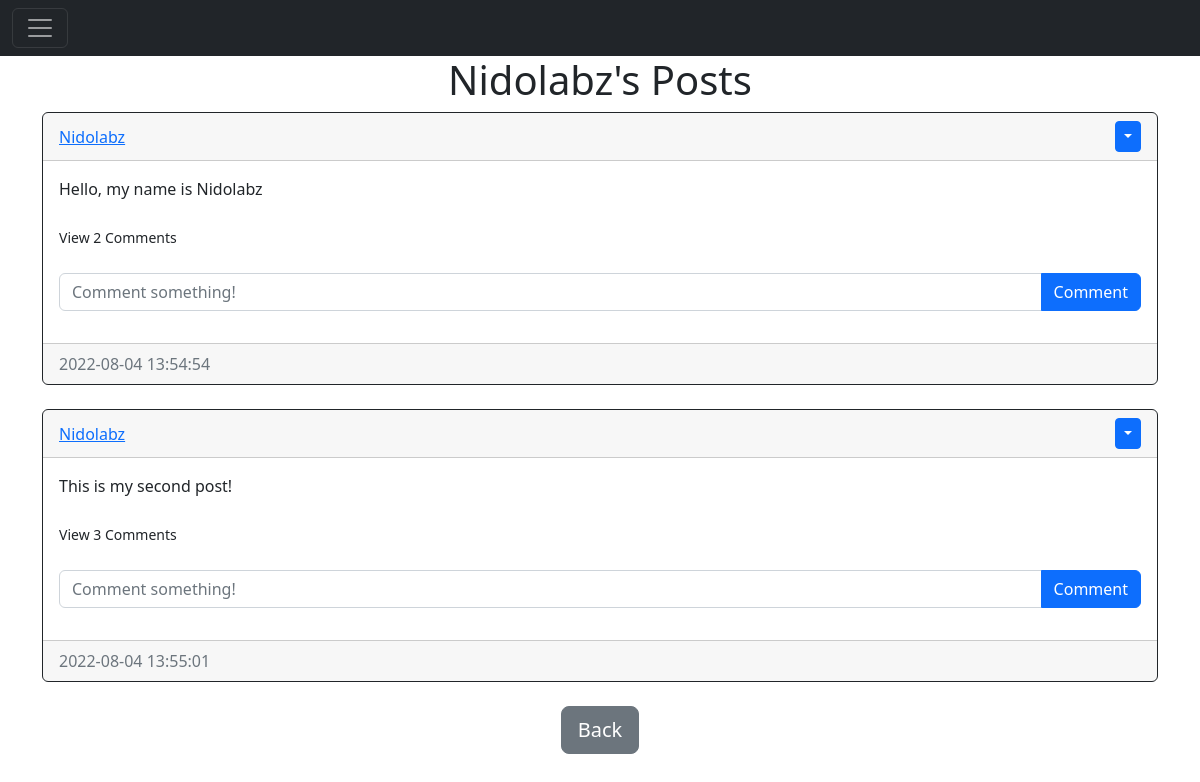
The app's page /posts/Nidolabz (signed in), older data.
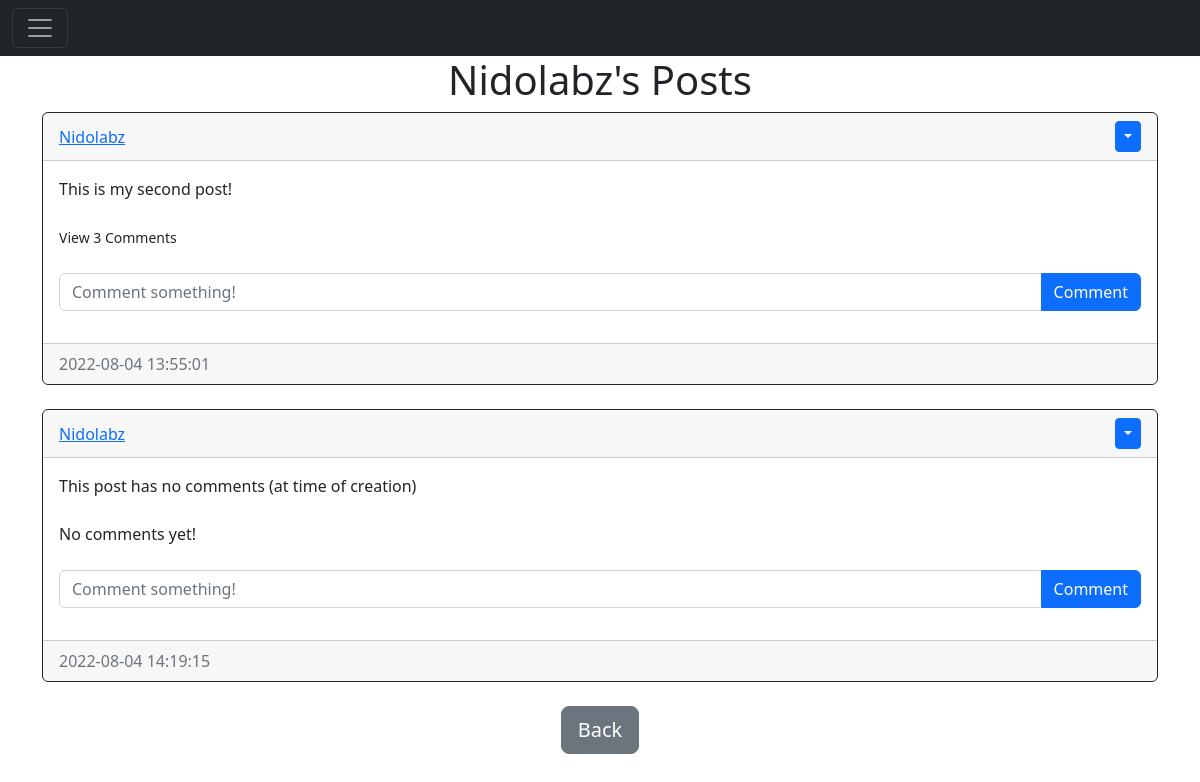
The same page, newer data.
### website/models.py (models this page shows)
class User(db.Model, UserMixin):
    id = db.Column(db.Integer, primary_key=True)
    email = db.Column(db.String(150), unique=True)
    username = db.Column(db.String(150), unique=True)
    password = db.Column(db.String(150))
    date_created = db.Column(db.DateTime(timezone=True), default=func.now())
    posts = db.relationship('Post', backref='user', passive_deletes=True) # Stores posts made by this user, which can be backreferenced through post.user
    comments = db.relationship('Comment', backref='user', passive_deletes=True)

class Post(db.Model): # Post model
    id = db.Column(db.Integer, primary_key=True) # ID of the post
    text = db.Column(db.Text, nullable=False) # Text of the post, cannot be null
    date_created = db.Column(db.DateTime(timezone=True), default=func.now()) # Date post was made
    author = db.Column(db.Integer, db.ForeignKey('user.id', ondelete="Cascade"), nullable=False) # User who made post, is foreign key
    comments = db.relationship('Comment', backref='post', passive_deletes=True)

### website/views.py (the view)
@views.route("/posts/<username>")
@login_required
def posts(username):
    user = User.query.filter_by(username=username).first()
    if not user:
        flash('No user with that username', category='error')
        return redirect(url_for('views.home'))
    posts = user.posts
    return render_template("posts.html", user=current_user, posts=posts, username=username)

### website/__init__.py (called while the page is built)
def create_app():
    app = Flask(__name__)
    app.config['SECRET_KEY'] = "helloworld"
    app.config['SQLALCHEMY_DATABASE_URI'] = f'sqlite:///{DB_NAME}'
    db.init_app(app)
    from .views import views
    from .auth import auth
    app.register_blueprint(views, url_prefix="/")
    app.register_blueprint(auth, url_prefix="/")
    from .models import User, Post, Comment
    create_database(app)
    login_manager = LoginManager()
    login_manager.login_view = "auth.login"
    login_manager.init_app(app)
    @login_manager.user_loader
    def load_user(id):
        return User.query.get(int(id))
    @app.route("/")
    def home():
        return "<h1>Hello<h1>"
    @app.route("/profile")
    def profile():
        return "<h1>Profile<h1>"
    return app

### website/templates/posts.html (shortened to what this page needs)
{% extends "post_div.html" %}
{% block header %}
    {{username}}'s Posts
{% endblock %}
{% block footer %}
    <div align="center">
        <a href="/home">
            <button type="button" class="btn btn-lg btn-secondary"> Back </button>
        </a>
    </div>
{% endblock %}

### website/templates/post_div.html (shortened to what this page needs)
{% extends "base.html" %}
{% block content %}
    <h1 align="center">
        {% block header %}{% endblock %}
    </h1>
    <div id="posts">
        {% for post in posts %}
            <div class="card border-dark">
                <div class="card-header d-flex justify-content-between align-items-center">
                    <a href="/posts/{{post.user.username}}">
                        {{post.user.username}}
                    </a>
                    {% if user.id == post.author %}
                    <div class="btn-group">
                        <button type="button" class="btn btn-sm btn-primary dropdown-toggle" data-bs-toggle="dropdown"></button>
                    </div>
                    {% endif %}
                </div>
                <div class="card-body">
                    <div class="card-text">
                        {{post.text}}
                    </div>
                    <br />
                    <div class="card-text>"
                        {% if post.comments|length > 0 %}
                            <a data-bs-toggle="collapse" href="#comments-{{post.id}}" role="button">
                                <small>
                                    View {{post.comments|length}} Comments
                                </small>
                        {% else %}
                            <small class="text-muted">
                                No comments yet!
                        {% endif %}
                    </div>
                    <br />
                    <form class="input-group mb-3" method='POST' action="/create-comment/{{post.id}}">
                        <input type="text" id="text" name="text" class="form-control" placeholder="Comment something!" />
                        <button type="submit" class="btn btn-primary">
                            Comment
                        </button>
                    </form>
                </div>
                <div class="card-footer text-muted">
                    {{post.date_created}}
                </div>
            </div>
            <br />
        {% endfor %}
    </div>
    {% block footer %}{% endblock %}
{% endblock %}

### website/templates/base.html (shortened to what this page needs)
<!DOCTYPE html>
<html lang="en">
<head>
    <link href="https://cdn.jsdelivr.net/npm/bootstrap@5.2.0/dist/css/bootstrap.min.css" rel="stylesheet">
</head>
<body>
    <nav class="navbar navbar-dark bg-dark">
        <div class="container-fluid">
            <button class="navbar-toggler" type="button" data-bs-toggle="collapse" data-bs-target="#navbarSupportedContent" aria-controls="navbarSupportedContent" aria-expanded="false" aria-label="Toggle navigation">
                <span class="navbar-toggler-icon"></span>
            </button>
        </div>
    </nav>
    <div class="container">{% block content %}{% endblock %}</div>
</body>
</html>

Row changes from the older to the newer data that the page shows:
removed Post: user.username "Nidolabz", text "Hello, my name is Nidolabz", comments|length "2", date_created "2022-08-04 13:54:54"
added Post: user.username "Nidolabz", text "This post has no comments (at time of creation)", shows "No comments yet!", date_created "2022-08-04 14:19:15"
